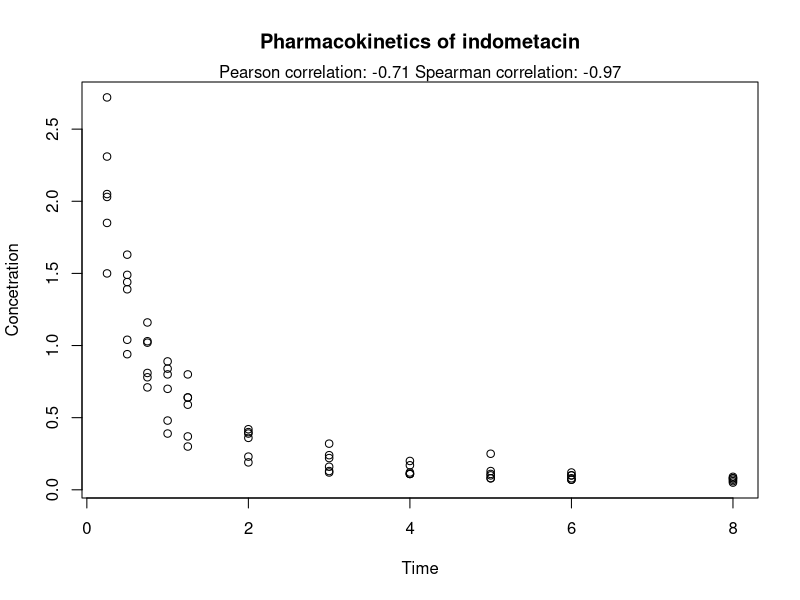

Generate this figure with R:
## ---- chunk 1
dat_for_loc <- c(-1.25, -4.1, 1.16, -3.05, 4.17, 0.73, -3.14, 3.39, -2.55, 0.4)
min(dat_for_loc)
max(dat_for_loc)
## ---- chunk 2
# We want to get rid of all values below 0 and make them 0
pmax(dat_for_loc, 0)
# Similar, but get rid of all values over 0
pmin(dat_for_loc, 0)
# We can do similar things to any limit, e.g. 1
pmin(dat_for_loc, 1)
## ---- chunk 3
tooth_length <- ToothGrowth$len
mean(tooth_length)
## ---- chunk 4
# Create some data
dat_for_mean <- c(1, 2, NA, 4)
# Data with NA results mean with NA
mean(dat_for_mean)
# Leave NA-values out and calculate mean from the remaining ones
mean(dat_for_mean, na.rm = TRUE)
## ---- chunk 5
# Let's think about median
dat_for_median <- c(7, 2, 3, 4, 1, 7, 0, 4, 3, 3, 2, 6)
dat_for_median
sort(dat_for_median) # Median would be the middle value in the arranged data, thus 3

# Getting median in R
median(dat_for_median)
## ---- chunk 6
quantile(dat_for_median, probs = 0.30)
## ---- chunk 7
quantile(dat_for_median, probs = c(0.25, 0.5, 0.75))
## ---- chunk 8
# 0 % and 100 % quantile gives a range of the data
quantile(dat_for_median, probs = c(0.00, 1.00))

# Let's compare with min and max
min(dat_for_median)
max(dat_for_median)

# There is also function called range
range(dat_for_median)
## ---- chunk 9
quantile(dat_for_median, probs = c(0, 0.25, 0.5, 0.75, 1))
## ---- chunk 10
# Find out the mode
dat_for_mode <- c(
  7, 2, 3, 4, 1, 7, 0, 4, 3, 3, 2, 6, 1, 3, 3, 1, 6, 0, 1, 3, 
  0, 6, 4, 2, 3, 2, 2, 7, 3, 1, 5, 3, 4, 3, 3, 2, 2, 4, 2, 1, 
  5, 3, 2, 2, 2, 3, 4, 2, 5, 3, 4, 2, 1, 4, 2, 3, 1, 1, 4, 3, 
  2, 3, 5, 4, 4, 4, 1, 3, 1, 3, 5, 2, 3, 1, 4, 2, 4, 2, 1, 0, 
  3, 3, 3, 3, 4, 4, 4, 3, 4, 4, 2, 1, 2, 4, 4, 4, 6, 2, 3, 2
)
tab <- table(dat_for_mode)
# Let's see how is tab
tab
# Let's pick up the largest frequency using which.max function
tab[which.max(tab)]
# Mode is 3 and the frequency is 26
# Let's pick up only the value 3
names(tab)[which.max(tab)]
# That is character so let's convert it to numeric
as.numeric(names(tab)[which.max(tab)])
## ---- chunk 11
# Write a function for mode
moodi <- function(x) {
  tab <- table(x)
  as.numeric(names(tab)[which.max(tab)])
}
# Use that function
moodi(dat_for_mode)
# NOTE! This only works for numeric data!
dat_for_mode_character <- c("a", "a", "a", "b", "c", "c")
# This gives NA as output and a warning!
moodi(dat_for_mode_character)
## ---- chunk 12
# pull the variable from data frame and use it directly in function var
var(ToothGrowth$len)

# calculate the variance-covariance matrix for entire data frame 
# (gives NA to any pairs with categorical variables)
# variances are obtained from the diagonal (58.51, NA, 0.3954)
var(ToothGrowth)
## ---- chunk 13
# standard deviation
sd(ToothGrowth$len)
## ---- chunk 14
# Pearson correlation
pearson <- cor(Indometh$time, Indometh$conc, method = "pearson")
# Spearman correlation
spearman <- cor(Indometh$time, Indometh$conc, method = "spearman")
# Scatter plot
plot(
  Indometh$time, 
  Indometh$conc,
  xlab = "Time", 
  ylab = "Concetration",
  main = "Pharmacokinetics of indometacin"
)

# Paste concatenates strings
subtitle <- paste(
  "Pearson correlation:", round(pearson, digits = 2),
  "Spearman correlation:", round(spearman, digits = 2)
)
# Add subtitle to plot
mtext(subtitle)
## ---- chunk 15
# Calculate summary for ToothGrowth data
summary(ToothGrowth)
## ---- chunk 16
tooth_length <- ToothGrowth$len
summary(tooth_length)
## ---- chunk 17
x <- c(1, 1, 1, 2, 3, 3, 4, 5, 5)
unique(x)
## ---- chunk 18
length(unique(x))
## ---- chunk 19
tapply(ToothGrowth$len, ToothGrowth$dose, mean)
